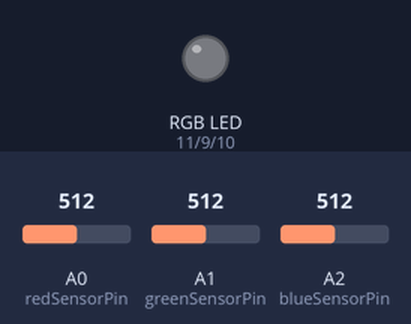
The sketch below on a simulated Arduino Uno, built with avr-gcc and run on an emulated ATmega328P. Shown: an RGB LED mixed from three pins (HIGH = lit). Inputs (shaded band) come from the test bench; at power-on: A0 (redSensorPin) = 512, A1 (greenSensorPin) = 512, A2 (blueSensorPin) = 512. What the sketch prints to the serial monitor is not drawn.

Above: at 0.01 s.
At 1.2 s:
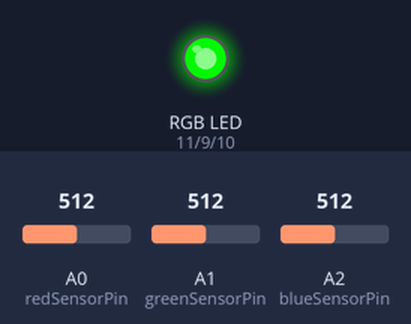
1.3 s: A0 (redSensorPin) set to 105
3.3 s: A0 (redSensorPin) set to 90
5.1 s: A1 (greenSensorPin) set to 111
6.9 s: A1 (greenSensorPin) set to 88
8.7 s: A2 (blueSensorPin) set to 105
10.5 s: A2 (blueSensorPin) set to 95
Timing chart, 0 to 13.3 s (numbered marks = the images above; inputs shaded):
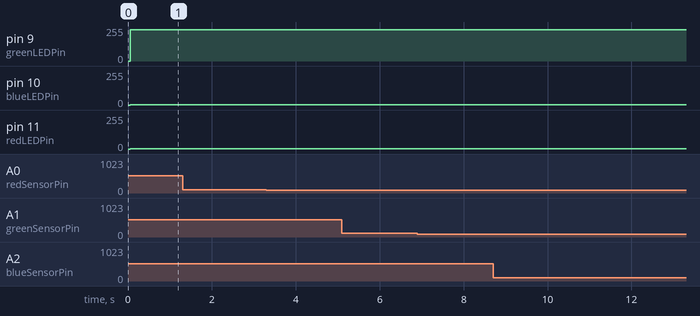

Measured:
- after the input at 1.3 s, every drawn part: stays the same
- after the input at 3.3 s, every drawn part: stays the same
- after the input at 5.1 s, every drawn part: stays the same
- after the input at 6.9 s, every drawn part: stays the same
- after the input at 8.7 s, every drawn part: stays the same
- after the input at 10.5 s, every drawn part: stays the same

The sketch:

mixinglamp.ino
```cpp
const int greenLEDPin = 9;
const int redLEDPin = 11;
const int blueLEDPin = 10;

const int redSensorPin = A0;
const int greenSensorPin = A1;
const int blueSensorPin = A2;

int redValue = 0;
int greenValue = 0;
int blueValue = 0;

int redSensorValue = 0;
int greenSensorValue = 0;
int blueSensorValue = 0;

void setup() {
  // initialize serial communication at 9600 bits per second:
  Serial.begin(9600);
  pinMode(greenLEDPin, OUTPUT);
  pinMode(redLEDPin, OUTPUT);
  pinMode(blueLEDPin, OUTPUT);
}

// the loop routine runs over and over again forever:
void loop() {
  redSensorValue = analogRead(redSensorPin);
  delay(5);
  greenSensorValue = analogRead(greenSensorPin);
  delay(5);
  blueSensorValue = analogRead(blueSensorPin);

  Serial.print("Raw Sensor Values \t red: ");
  Serial.print(redSensorValue);
  Serial.print("\t green: ");
  Serial.print(greenSensorValue);
  Serial.print("\t blue: ");
  Serial.print(blueSensorValue);

  redValue = 2;//redSensorValue/4;
  greenValue = 233;//greenSensorValue/4;
  blueValue = 1;//blueSensorValue/4;

  Serial.print("Mapped Sensor Values \t red: ");
  Serial.print(redValue);
  Serial.print("\t green: ");
  Serial.print(greenValue);
  Serial.print("\t blue: ");
  Serial.print(blueValue);

  analogWrite(redLEDPin, redValue);
  analogWrite(greenLEDPin, greenValue);
  analogWrite(blueLEDPin, blueValue);
  }
```
